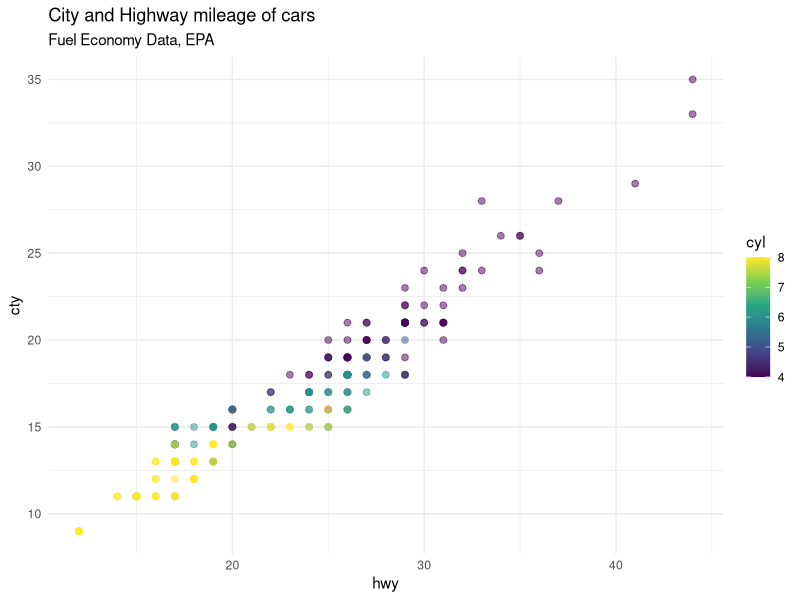

R code for this plot:
## ---- chunk 1
library(tidyverse)

ggplot(mpg, aes(x = hwy, y = cty, color = cyl)) +
  geom_point(alpha = 0.5, size = 2) +
  scale_color_viridis_c() +
  theme_minimal()+
  labs(title = "City and Highway mileage of cars",
       subtitle = "Fuel Economy Data, EPA")

